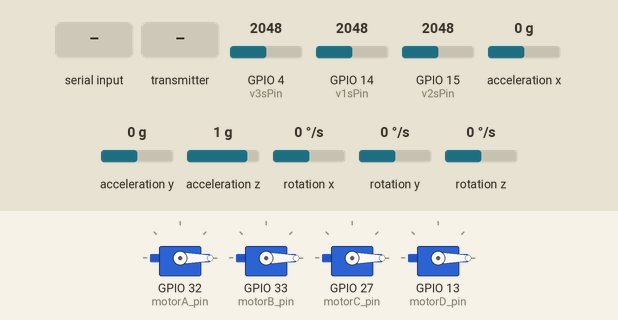
The sketch below on a simulated ESP32. On the bench: 4 × servo. Wiring (inferred from the names in the program): MPU-6050 motion sensor at I2C address 0x68. Inputs (shaded band) come from the test bench; at power-on: rotation z 0 °/s, GPIO 4 (v3sPin) = 2048, GPIO 14 (v1sPin) = 2048, GPIO 15 (v2sPin) = 2048, acceleration x 0 g, acceleration y 0 g, acceleration z 1 g, rotation x 0 °/s, rotation y 0 °/s. No radio packets arrive unless stated; what the sketch prints to the serial monitor is not drawn.

Above: at 3.7 s.
3.8 s: "a\n" received over Serial
5.3 s: the transmitter starts sending pwm.3 = 128
At 6.5 s:
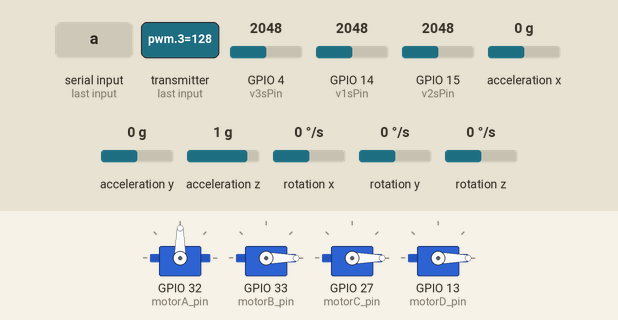
6.8 s: the transmitter starts sending pwm.3 = 64
At 8.0 s:
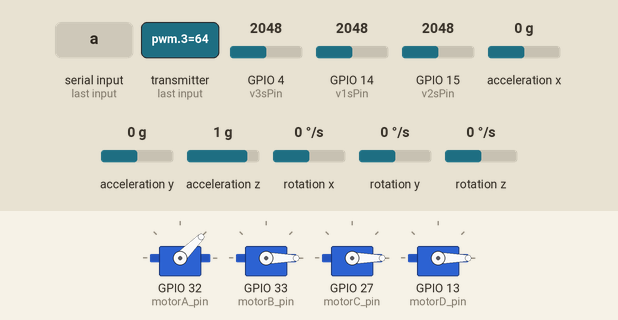
8.3 s: rotation z set to 139 °/s
11.3 s: the transmitter starts sending pwm.3 = 255
At 12.3 s:
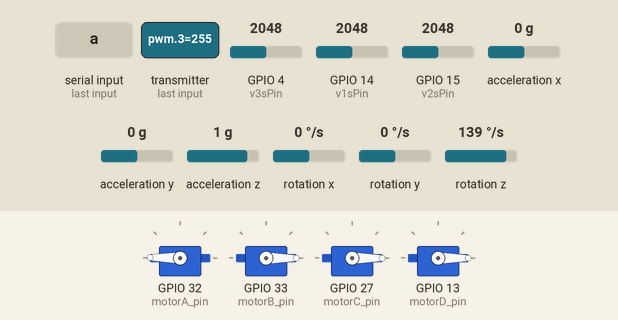
12.8 s: the transmitter starts sending pwm.3 = 0
At 13.8 s:
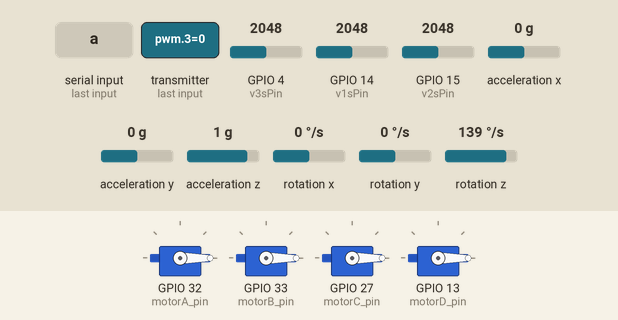
Timing chart, 0 to 15.3 s (numbered marks = the images above; inputs shaded):
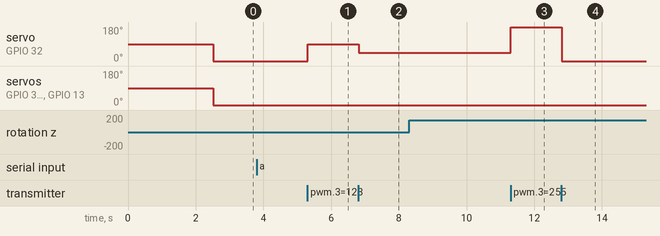

The sketch:

esp_quad_v2.0.ino
```cpp
/*
    B10ac A9 c
    \\   //
     \\ //
     // \\
    //   \\
   D5c    C6 ac
*/

#include <Wire.h>
#include <I2Cdev.h>
#include <MPU6050_6Axis_MotionApps20.h>
#include <SimpleKalmanFilter.h>
#include <SPI.h>
#include <nRF24L01.h>
#include <RF24.h>
#include <ESP32Servo.h>


// function
void task_nrf(void*);
void task_vtg(void*);
void task_main(void*);
void getAnglesV2();
float *getVoltages();
void motor_prop_balancer();
float pid(float, volatile float*, volatile float, float*,
          float, volatile float, volatile float, volatile float);


// task
TaskHandle_t TaskHandle_mpu;
TaskHandle_t TaskHandle_nrf;
TaskHandle_t TaskHandle_vtg;
TaskHandle_t TaskHandle_ack;
TaskHandle_t TaskHandle_main;


// mpu
MPU6050 mpu;
uint16_t packetSize;
uint16_t fifoCount;
uint8_t fifoBuffer[64];
Quaternion q;
VectorFloat gravity;
float yrp[3];
volatile float gyroacc_offs[6];

float maxAngle = 65;
volatile float cAngles[3];
volatile float raw_cAngles[3];
volatile float setPointZ = 0;
volatile unsigned long mpu_update_flag_core0;
volatile unsigned long mpu_update_flag_core1;
// kalman filter for fun
SimpleKalmanFilter filterX(0.2f, 0.2f, 0.02f);
SimpleKalmanFilter filterY(0.2f, 0.2f, 0.02f);
SimpleKalmanFilter filterZ(0.2f, 0.5f, 0.02f);
//method 2
volatile double angleX;
volatile double angleY;
volatile double angleZ;
volatile double angleAccX;
volatile double angleAccY;


//voltage
#define v3sPin 4
#define v2sPin 15
#define v1sPin 14
#define lowV 3.5*3
#define v_pre_weight  0.99
#define v_cur_weight  0.01
volatile float v1s;
volatile float v2s;
volatile float v3s;
volatile float vtg_set_cmp = 12.6;
volatile float motor_cmp_v = 0;
volatile float motor_cmp_pwm;


// radio
#define csn 25
#define ce 26
#define radioTimeOut 600
volatile unsigned long radio_update_flag_core0;
volatile unsigned long radio_update_flag_core1;
const byte addresses[][6] = {"00001", "00002"};
volatile byte defautX = 127;
volatile byte defautY = 127;
volatile byte defautZ = 127;
volatile byte defautT = 0;
RF24 radio(26, 25); // CE, CSN


// special
struct nrf {
  volatile byte pwm[4];
  volatile float rpid[3];
  volatile float rpidz[3];
  volatile byte en;
};
//send
struct drone_data {
  volatile float voltages[3];
  volatile byte motorOut[4];
  volatile float cAngles[3];
};
struct nrf radioo;
struct drone_data ack;


//pid
volatile float pError[3] = {0, 0, 0};
float integral[3] = {0, 0, 0};
volatile int maxPWMout = 300;// pwm in microseconds
volatile float max_propo = 300;
volatile float max_inter = 50;
volatile float max_deriv = 200;
volatile float Kp  = 0.9;
volatile float Ki  = 2.5; // /1000
volatile float Kd  = 40.0;
volatile float Kpz  = 5.0;
volatile float Kiz  = 0.0;
volatile float Kdz  = 0.0;
volatile float dt = 5;    // millisecond


//motors
ESP32PWM pwm;
#define motorA_pin 32
#define motorB_pin 33
#define motorC_pin 27
#define motorD_pin 13
Servo   motorA;
Servo   motorB;
Servo   motorC;
Servo   motorD;
volatile int motorPwm[4];


void setup() {
  Serial.begin(250000);

  //wire begin
  Wire.begin();
  Wire.setClock(1000000);
  // mpu begin
  mpu.initialize();
  mpu.setFullScaleGyroRange(1);
  mpu.setFullScaleAccelRange(2);
  // mpu.setRate(0);
  mpu.setDLPFMode(3);
  mpu.dmpInitialize();
  // auto calibrate
  Serial.println("calibrate mpu");
  delay(2000);
  mpu.CalibrateAccel(6);
  mpu.CalibrateGyro(6);

  gyroacc_offs[0] = mpu.getXGyroOffset();
  gyroacc_offs[1] = mpu.getYGyroOffset();
  gyroacc_offs[2] = mpu.getZGyroOffset();
  gyroacc_offs[3] = mpu.getXAccelOffset();
  gyroacc_offs[4] = mpu.getYAccelOffset();
  gyroacc_offs[5] = mpu.getZAccelOffset();
  /*
    gyroacc_offs[0] = 79;
    gyroacc_offs[1] = 46;
    gyroacc_offs[2] = -21;
    gyroacc_offs[3] = -1070;
    gyroacc_offs[4] = 2351;
    gyroacc_offs[5] = 298;
  */
  mpu.setXGyroOffset(gyroacc_offs[0]);
  mpu.setYGyroOffset(gyroacc_offs[1]);
  mpu.setZGyroOffset(gyroacc_offs[2]);
  mpu.setXAccelOffset(gyroacc_offs[3]);
  mpu.setYAccelOffset(gyroacc_offs[4]);
  mpu.setZAccelOffset(gyroacc_offs[5]);
  mpu.PrintActiveOffsets();

  // continue
  mpu.setDMPEnabled(true);
  packetSize = mpu.dmpGetFIFOPacketSize();
  fifoCount = mpu.getFIFOCount();

  // task inni
  xTaskCreatePinnedToCore(task_nrf, "Task_nrf", 1000,
                          NULL, 8, &TaskHandle_nrf, 0);
  xTaskCreatePinnedToCore(task_vtg, "Task_vtg", 1000,
                          NULL, 5, &TaskHandle_vtg, 0);
  xTaskCreatePinnedToCore(task_ack, "Task_ack", 1000,
                          NULL, 5, &TaskHandle_ack, 0);
  xTaskCreatePinnedToCore(task_main, "Task_main", 1000,
                          NULL, 10, &TaskHandle_ack, 0);

}


void loop() {
  static int count = 0;
  static int count2 = 0;
  static unsigned long timer = millis();

  while (fifoCount < packetSize) {
    count += 1;
    count2 += 1; // "count2" to get fifo for every 10 iterations
    getAnglesV2(); // update angle from complementary filter
    mpu_update_flag_core1 += 1; // you guess

    // get fifo less frequently to increase sample rate
    if (count2 == 10) {
      fifoCount = mpu.getFIFOCount();
      count2 = 0; // reset
    }
    // print angle every 10ms
    if (millis() - timer > 10)
    {
      Serial.print(cAngles[0]);
      Serial.print("   ");
      Serial.print(cAngles[1]);
      Serial.print("   ");
      Serial.print(cAngles[2]);
      Serial.print("   ");
      Serial.println(count);
      timer = millis();
      count = 0; // reset sample
    }

  }

  // get fifo angle val and fuse with c filter val
  if ((fifoCount == 1024) or (fifoCount % packetSize != 0)) {
    mpu.resetFIFO();
  } else {
    // get dmp angle
    while (fifoCount >= packetSize) {
      mpu.getFIFOBytes(fifoBuffer, packetSize);
      fifoCount -= packetSize;
    }
    mpu.dmpGetQuaternion(&q, fifoBuffer);
    mpu.dmpGetGravity(&gravity, &q);
    mpu.dmpGetYawPitchRoll(yrp, &q, &gravity);
    angleX = angleX * 0.2 + ( yrp[2] * 180 / PI) * 0.8;
    angleY = angleY * 0.2 + (-yrp[1] * 180 / PI) * 0.8;
    angleZ = yrp[0] * 180 / PI;
    count += 1; // update sample
  }

}


// gyro rate is 8kHZ, acc rate is 1kHZ
// get acc less frequently to increase overall rate
// higher rate
void getAnglesV2() {
  static int count_gyro = 0;
  static unsigned long timer_gyro = micros();

  // gyro
  // get gyro raw data
  Wire.beginTransmission(0x68);
  Wire.write(0x43);
  Wire.endTransmission(false);
  Wire.requestFrom(0x68, (uint8_t) 6);
  double raw_gyro[3];
  int16_t rawData_gyro[3];
  for (int i = 0; i < 3; i++) {
    rawData_gyro[i]  = Wire.read() << 8;
    rawData_gyro[i] |= Wire.read();
  }
  raw_gyro[0] = (((double)rawData_gyro[0]) - gyroacc_offs[0]) / 65.5;
  raw_gyro[1] = (((double)rawData_gyro[1]) - gyroacc_offs[1]) / 65.5;
  raw_gyro[2] = (((double)rawData_gyro[2]) - gyroacc_offs[2]) / 65.5;
  count_gyro += 1;

  if (count_gyro != 8) {
    // calculate angle
    double dt = ((double)(micros() - timer_gyro)) / 1000000;
    angleX +=  raw_gyro[0] * dt;
    angleY +=  raw_gyro[1] * dt;
    // angleZ +=  raw_gyro[2] * dt;
    angleX -= angleY * sin(raw_gyro[2] * dt * 0.01745);
    angleY += angleX * sin(raw_gyro[2] * dt * 0.01745);
    timer_gyro = micros();
  }

  // acc
  // get acc raw data
  // if have 8 gyro samples, get one acc to fix gyro drifting
  if (count_gyro == 8) {
    // get raw acc
    Wire.beginTransmission(0x68);
    Wire.write(0x3B);
    Wire.endTransmission(false);
    Wire.requestFrom(0x68, (uint8_t) 6);
    double raw_acc[3];
    int16_t rawData_acc[3];
    for (int i = 0; i < 3; i++) {
      rawData_acc[i]  = Wire.read() << 8;
      rawData_acc[i] |= Wire.read();
    }
    raw_acc[0] = (((double)rawData_acc[0]) - gyroacc_offs[3]) / 4096.0;
    raw_acc[1] = (((double)rawData_acc[1]) - gyroacc_offs[4]) / 4096.0;
    raw_acc[2] = (((double)rawData_acc[2]) - gyroacc_offs[5]) / 4096.0;

    // calculate angle
    double dt = ((double)(micros() - timer_gyro)) / 1000000;
    angleX +=  raw_gyro[0] * dt;
    angleY +=  raw_gyro[1] * dt;
    // angleZ +=  raw_gyro[2] * dt;
    angleX -= angleY * sin(raw_gyro[2] * dt * 0.01745);
    angleY += angleX * sin(raw_gyro[2] * dt * 0.01745);

    double acc_total_vector = sqrt((raw_acc[0] * raw_acc[0]) +
                                   (raw_acc[1] * raw_acc[1]) +
                                   (raw_acc[2] * raw_acc[2]));
    if (abs(raw_acc[1]) < acc_total_vector) {
      angleAccX = asin((double)raw_acc[1] / acc_total_vector) * 57.296;
    }
    if (abs(raw_acc[0]) < acc_total_vector) {
      angleAccY = asin((double)raw_acc[0] / acc_total_vector) * -57.296;
    }
    // complementary filter
    angleX = angleX * 0.99 + angleAccX * 0.01;
    angleY = angleY * 0.99 + angleAccY * 0.01;
    // 强迫症
    count_gyro = 0;
    timer_gyro = micros();
  }

  // kalman filter for fun
  cAngles[0] = filterX.updateEstimate(-angleX);
  cAngles[1] = filterY.updateEstimate( angleY);
  cAngles[2] = filterZ.updateEstimate( angleZ);

}


// radio
void task_nrf( void * pvParameters ) {
  //initiate radio
  radio.begin();
  radio.enableDynamicPayloads();
  radio.enableAckPayload();
  radio.openReadingPipe(1, addresses[1]); // address global
  radio.openWritingPipe(addresses[0]); // 00001
  radio.setPALevel(RF24_PA_MIN);
  radio.startListening();
  radio.writeAckPayload(1, &ack, sizeof(ack));
  unsigned long radio_timer = millis();
  // loop forever
  for (;;) {
    // recieve radio
    if (radio.available()) {
      radio.read(&radioo, sizeof(radioo));
      if (not(radioo.rpid[0] +
              radioo.rpid[1] + radioo.rpid[2] == 0)) {
        Kp = radioo.rpid[0];
        Ki = radioo.rpid[1];
        Kd = radioo.rpid[2];
        Kpz = radioo.rpidz[0];
        Kiz = radioo.rpidz[1];
        Kdz = radioo.rpidz[2];
      }
      radio.writeAckPayload(1, &ack, sizeof(ack));
      radio_timer = millis();
      radio_update_flag_core0 += 1;
    } else {
      // radio time out
      if (millis() - radio_timer > radioTimeOut) {
        radioo.pwm[0] = defautX;
        radioo.pwm[1] = defautY;
        radioo.pwm[2] = defautZ;
        radioo.pwm[3] = defautT;
        radioo.en = 0;
      }
    }
    vTaskDelay(5);
  }
}
// update ack data
void task_ack( void * pvParameters ) {
  for (;;) {
    motorPwm[0] = constrain(motorPwm[0], 1000, 2000);
    motorPwm[1] = constrain(motorPwm[1], 1000, 2000);
    motorPwm[2] = constrain(motorPwm[2], 1000, 2000);
    motorPwm[3] = constrain(motorPwm[3], 1000, 2000);
    ack.voltages[0] = v1s;
    ack.voltages[1] = v2s;
    ack.voltages[2] = v3s;
    ack.cAngles[0] = cAngles[0];
    ack.cAngles[1] = cAngles[1];
    ack.cAngles[2] = cAngles[2];
    ack.motorOut[0] = map(motorPwm[0], 1000, 2000, 0, 100);
    ack.motorOut[1] = map(motorPwm[1], 1000, 2000, 0, 100);
    ack.motorOut[2] = map(motorPwm[2], 1000, 2000, 0, 100);
    ack.motorOut[3] = map(motorPwm[3], 1000, 2000, 0, 100);
    vTaskDelay(10);
  }
}


// vtg
void task_vtg( void * pvParameters ) {
  pinMode(v1sPin, INPUT);
  pinMode(v2sPin, INPUT);
  pinMode(v3sPin, INPUT);
  //check voltage
  for (;;) {
    float *voltages = getVoltages();
    v1s = v1s * v_pre_weight + (*(voltages + 0)) * v_cur_weight;
    v2s = v2s * v_pre_weight + (*(voltages + 1)) * v_cur_weight;
    v3s = v3s * v_pre_weight + (*(voltages + 2)) * v_cur_weight;
    vTaskDelay(10);
  }
}
// get voltages
float * getVoltages() {
  static float v[3] = {0, 0, 0};
  v[0] = analogRead(v1sPin);
  v[1] = analogRead(v2sPin);
  v[2] = analogRead(v3sPin);
  for (int i = 0; i < 3; i++) {
    v[i] = v[i] / 4095 * 3.3;
  }
  v[0] = v[0] * (9.4 + 0.0) / 4.7 + 0.2;
  v[1] = v[1] * (14.7 + 0.0) / 4.7 + 0.4; //linear error ~0.70v
  v[2] = v[2] * (9.0 + 0.0) / 2.2 + 0.6; // linear error ~0.85v
  return v;
}


// pid
float pid(float set_point, volatile float * pError, volatile float measure,
          float * integral, float dt, volatile float Kp, volatile float Ki, volatile float Kd) {
  // error
  float cError = set_point - measure;

  // propotion
  float propotion = cError * Kp;
  propotion = constrain(propotion, -max_propo, max_propo);

  // intergral
  *integral = *integral + cError / 1000;
  *integral = constrain(*integral, -max_inter, max_inter);
  float inter_out = *integral * Ki;

  // derivative
  float derivative = (cError - *pError) * Kd;
  derivative = constrain(derivative, -max_deriv, max_deriv);
  *pError = cError;

  // out
  float out = (propotion + inter_out + derivative);
  return out;
}

// untitled
void motor_prop_balancer() {
  if (Serial.available() > 0) {
    char str  = Serial.read();
    float pre_angle[2];
    float pre_change[2];
    float cur_change[2];
    float change_change[2];
    float max_change[2];
    if (str >= 'a' and str <= 'd')while (true) {
        int tpwm = 1000 + radioo.pwm[3] * 3.9;
        constrain(tpwm, 1000, 2000);
        switch (str) {
          case 'a':
            motorA.writeMicroseconds(tpwm);
            break;
          case 'b':
            motorB.writeMicroseconds(tpwm);
            break;
          case 'c':
            motorC.writeMicroseconds(tpwm);
            break;
          case 'd':
            motorD.writeMicroseconds(tpwm);
            break;
        }
        cur_change[0] = cAngles[0] - pre_angle[0];
        cur_change[1] = cAngles[1] - pre_angle[1];
        if (cur_change[0] > pre_change[0])max_change[0] = cur_change[0];
        if (cur_change[1] > pre_change[1])max_change[1] = cur_change[1];
        pre_angle[0] = cAngles[0];
        pre_angle[1] = cAngles[1];
        pre_change[0] = cur_change[0];
        pre_change[1] = cur_change[1];
        //Serial.print(" X:");
        //Serial.print(cAngles[0], 3);
        //Serial.print(" Y:");
        //Serial.print(cAngles[1], 3);
        Serial.print("   cur_changeX: ");
        Serial.print(cur_change[0], 3);
        //Serial.print("   cur_changeY: ");
        //Serial.print(cur_change[1], 3);
        //Serial.print("max_changeX:");
        //Serial.print(max_change[0], 3);
        //Serial.print("max_changeY:");
        //Serial.print(max_change[1], 3);
        Serial.println("   ");
        vTaskDelay(5);
      }
  }
}
// main
void task_main( void * pvParameters ) {
  //initiate motors
  ESP32PWM::allocateTimer(0);
  ESP32PWM::allocateTimer(1);
  ESP32PWM::allocateTimer(2);
  ESP32PWM::allocateTimer(3);
  motorA.setPeriodHertz(400);
  motorB.setPeriodHertz(400);
  motorC.setPeriodHertz(400);
  motorD.setPeriodHertz(400);
  motorA.attach(motorA_pin, 1000, 2000);
  motorB.attach(motorB_pin, 1000, 2000);
  motorC.attach(motorC_pin, 1000, 2000);
  motorD.attach(motorD_pin, 1000, 2000);

  // start when mpu started
  while (mpu_update_flag_core1 == mpu_update_flag_core0) vTaskDelay(4);
  // main loop
  for (;;) {
    unsigned long gtimer = millis();
    unsigned long gtimer2 = micros();
    motor_prop_balancer();

    //convert joystick to set angle
    float setAngles[3];
    for (int i = 0; i < 2; i++)setAngles[i] =
        map(radioo.pwm[i], 0, 255, -30, 30);
    setAngles[2] = map(radioo.pwm[2], 0, 255, -60, 60);;

    // if z moved, or move z manualy
    boolean zMove = false;
    boolean zRadio = false;
    if (cAngles[2] - setPointZ > 1.0
        or cAngles[2] - setPointZ < -1.0)zMove = true;
    if (radioo.pwm[2] > 135 or radioo.pwm[2] < 119)zRadio = true;


    // pid
    float tPwm = (float)radioo.pwm[3] * 3.9;
    float pid_out_pwm[4] = {0, 0, 0, tPwm};
    pid_out_pwm[0] = pid(setAngles[0], &pError[0], cAngles[0],
                         &integral[0], dt, Kp, Ki, Kd);
    pid_out_pwm[1] = pid(setAngles[1], &pError[1], cAngles[1],
                         &integral[1], dt, Kp, Ki, Kd);
    // if need pid z when not moving manualy
    // updata z if move manualy
    if (zRadio == false and zMove == true) {
      setAngles[2] = setPointZ;
      pid_out_pwm[2] = pid(setAngles[2], &pError[2], cAngles[2],
                           &integral[2], dt, Kpz, Kiz, Kdz);
    }
    if (zRadio == true) {
      setPointZ = cAngles[2];
      setAngles[2] = cAngles[2] + setAngles[2];
      pid_out_pwm[2] = pid(setAngles[2], &pError[2], cAngles[2],
                           &integral[2], dt, Kpz, Kiz, Kdz);
    }

    // calculate pwm out
    int motorPwm_zip[4];
    motorPwm_zip[0] = 0 - pid_out_pwm[0] - pid_out_pwm[1] - pid_out_pwm[2];
    motorPwm_zip[1] = 0 - pid_out_pwm[0] + pid_out_pwm[1] + pid_out_pwm[2];
    motorPwm_zip[2] = 0 + pid_out_pwm[0] - pid_out_pwm[1] + pid_out_pwm[2];
    motorPwm_zip[3] = 0 + pid_out_pwm[0] + pid_out_pwm[1] - pid_out_pwm[2];
    for (int i = 0; i < 4; i++)motorPwm_zip[i] = constrain(motorPwm_zip[i], -maxPWMout, maxPWMout);
    // motorPwm
    // 1000 is the min of pwm, out_pwm[3] is t
    for (int i = 0; i < 4; i++)motorPwm[i] = 1000 + pid_out_pwm[3] + motorPwm_zip[i];

    // stop when t is 0
    // stop when angle over 70.
    boolean motorStop = false;
    boolean overAngle = false;
    if (radioo.pwm[3] == defautT or radioo.en == 0) motorStop = true;
    if (abs(cAngles[0]) > abs(maxAngle) or
        abs(cAngles[1]) > abs(maxAngle)) overAngle = true;

    // vtg compensation
    if (not(overAngle) and not(motorStop)) {
      // compensate voltage drop
      if (v3s > 10.0)motor_cmp_v = vtg_set_cmp - v3s;
      else motor_cmp_v = 0;
      motor_cmp_pwm += motor_cmp_v / (vtg_set_cmp * 50);
      motor_cmp_pwm = constrain(motor_cmp_pwm, 0, 100);
      //for (int i = 0; i < 4; i++) motorPwm[i] += motor_cmp_pwm;
    }

    // motor write
    if (not(overAngle) and not(motorStop)) {
      motorPwm[0] = constrain(motorPwm[0], 1000, 2000);
      motorPwm[1] = constrain(motorPwm[1], 1000, 2000);
      motorPwm[2] = constrain(motorPwm[2], 1000, 2000);
      motorPwm[3] = constrain(motorPwm[3], 1000, 2000);
      motorA.writeMicroseconds(motorPwm[0]);
      motorB.writeMicroseconds(motorPwm[1]);
      motorC.writeMicroseconds(motorPwm[2]);
      motorD.writeMicroseconds(motorPwm[3]);
    } else {
      // stop
      integral[0] = 0;
      integral[1] = 0;
      integral[2] = 0;
      motorA.writeMicroseconds(1000);
      motorB.writeMicroseconds(1000);
      motorC.writeMicroseconds(1000);
      motorD.writeMicroseconds(1000);
      //for (int i = 0; i < 4; i++)motorPwm[i] = 1000;
    }
    long delay_time = 1000 - (micros() - gtimer2);
    delayMicroseconds(delay_time);
    vTaskDelay(4);
    //Serial.println(micros() - gtimer2);
  }
}


/*
    Serial.print(cAngles[0]);
    Serial.print("   ");
    Serial.print(cAngles[1]);
    Serial.print("   ");
    Serial.println(cAngles[2]);
*/
```

Measured:
- after the input at 5.3 s, servo on GPIO 32 (motorA_pin): 0° → 90° at once
- after the input at 6.8 s, servo on GPIO 32 (motorA_pin): 90° → 45° at once
- after the input at 11.3 s, servo on GPIO 32 (motorA_pin): 45° → 179° at once
- after the input at 12.8 s, servo on GPIO 32 (motorA_pin): 179° → 0° at once
